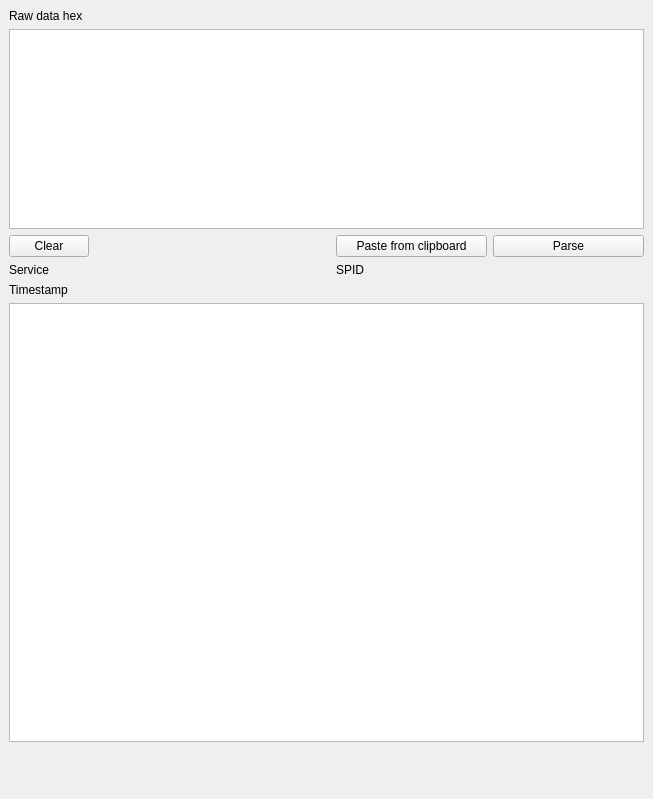
<?xml version="1.0" encoding="UTF-8"?>
<ui version="4.0">
 <class>mainWindow</class>
 <widget class="QMainWindow" name="mainWindow">
  <property name="enabled">
   <bool>true</bool>
  </property>
  <property name="geometry">
   <rect>
    <x>0</x>
    <y>0</y>
    <width>653</width>
    <height>799</height>
   </rect>
  </property>
  <property name="windowTitle">
   <string>MainWindow</string>
  </property>
  <property name="styleSheet">
   <string notr="true">border-color: rgb(138, 226, 52);</string>
  </property>
  <widget class="QWidget" name="centralwidget">
   <property name="styleSheet">
    <string notr="true"/>
   </property>
   <layout class="QVBoxLayout" name="verticalLayout">
    <item>
     <layout class="QGridLayout" name="gridLayout">
      <item row="0" column="0">
       <widget class="QLabel" name="label">
        <property name="text">
         <string>Raw data hex</string>
        </property>
       </widget>
      </item>
      <item row="1" column="0" colspan="4">
       <widget class="QTextEdit" name="textEdit">
        <property name="sizePolicy">
         <sizepolicy hsizetype="Expanding" vsizetype="Fixed">
          <horstretch>0</horstretch>
          <verstretch>0</verstretch>
         </sizepolicy>
        </property>
        <property name="minimumSize">
         <size>
          <width>0</width>
          <height>200</height>
         </size>
        </property>
       </widget>
      </item>
      <item row="2" column="0">
       <widget class="QPushButton" name="clearButton">
        <property name="minimumSize">
         <size>
          <width>0</width>
          <height>20</height>
         </size>
        </property>
        <property name="text">
         <string>Clear</string>
        </property>
       </widget>
      </item>
      <item row="2" column="1">
       <spacer name="horizontalSpacer">
        <property name="orientation">
         <enum>Qt::Horizontal</enum>
        </property>
        <property name="sizeHint" stdset="0">
         <size>
          <width>98</width>
          <height>20</height>
         </size>
        </property>
       </spacer>
      </item>
      <item row="2" column="2">
       <widget class="QPushButton" name="pasteButton">
        <property name="minimumSize">
         <size>
          <width>150</width>
          <height>20</height>
         </size>
        </property>
        <property name="text">
         <string>Paste from clipboard</string>
        </property>
       </widget>
      </item>
      <item row="2" column="3">
       <widget class="QPushButton" name="parseButton">
        <property name="minimumSize">
         <size>
          <width>0</width>
          <height>20</height>
         </size>
        </property>
        <property name="text">
         <string>Parse</string>
        </property>
       </widget>
      </item>
      <item row="5" column="0" colspan="4">
       <widget class="QTableWidget" name="tableWidget"/>
      </item>
      <item row="6" column="0" colspan="2">
       <widget class="QLabel" name="status">
        <property name="minimumSize">
         <size>
          <width>200</width>
          <height>20</height>
         </size>
        </property>
        <property name="text">
         <string/>
        </property>
       </widget>
      </item>
      <item row="6" column="2" colspan="2">
       <spacer name="horizontalSpacer_2">
        <property name="orientation">
         <enum>Qt::Horizontal</enum>
        </property>
        <property name="sizeHint" stdset="0">
         <size>
          <width>308</width>
          <height>20</height>
         </size>
        </property>
       </spacer>
      </item>
      <item row="3" column="0">
       <widget class="QLabel" name="label_2">
        <property name="text">
         <string>Service</string>
        </property>
       </widget>
      </item>
      <item row="3" column="3">
       <widget class="QLabel" name="SPIDLabel">
        <property name="text">
         <string/>
        </property>
       </widget>
      </item>
      <item row="3" column="2">
       <widget class="QLabel" name="label_3">
        <property name="text">
         <string>SPID</string>
        </property>
       </widget>
      </item>
      <item row="3" column="1">
       <widget class="QLabel" name="serviceLabel">
        <property name="text">
         <string/>
        </property>
       </widget>
      </item>
      <item row="4" column="0">
       <widget class="QLabel" name="label_4">
        <property name="text">
         <string>Timestamp</string>
        </property>
       </widget>
      </item>
      <item row="4" column="1">
       <widget class="QLabel" name="timestampLabel">
        <property name="text">
         <string/>
        </property>
       </widget>
      </item>
     </layout>
    </item>
   </layout>
  </widget>
  <widget class="QMenuBar" name="menubar">
   <property name="geometry">
    <rect>
     <x>0</x>
     <y>0</y>
     <width>653</width>
     <height>22</height>
    </rect>
   </property>
  </widget>
  <widget class="QStatusBar" name="statusbar"/>
 </widget>
 <resources/>
 <connections>
  <connection>
   <sender>clearButton</sender>
   <signal>clicked()</signal>
   <receiver>textEdit</receiver>
   <slot>clear()</slot>
   <hints>
    <hint type="sourcelabel">
     <x>51</x>
     <y>268</y>
    </hint>
    <hint type="destinationlabel">
     <x>326</x>
     <y>150</y>
    </hint>
   </hints>
  </connection>
  <connection>
   <sender>pasteButton</sender>
   <signal>clicked()</signal>
   <receiver>textEdit</receiver>
   <slot>paste()</slot>
   <hints>
    <hint type="sourcelabel">
     <x>410</x>
     <y>268</y>
    </hint>
    <hint type="destinationlabel">
     <x>326</x>
     <y>150</y>
    </hint>
   </hints>
  </connection>
 </connections>
</ui>
